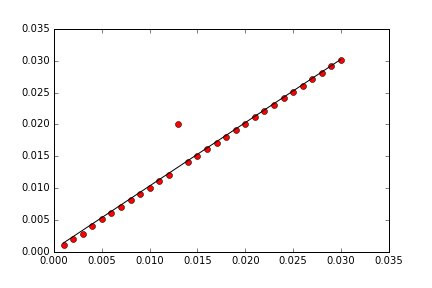

Reproduce this figure in Python.
# -*- coding: utf-8 -*-
"""
Created on Thu Jul 27 17:03:16 2017

@author: yuwei
"""

import numpy as np
import matplotlib.pyplot as plt
import pandas as pd
import copy
    
def loadData(fileName):
    "获取数据文件"
    data = pd.read_csv(fileName)
    #由于计算线性回归函数其中有k和b，其中b导致必须在x后加一列1
    dataX_mat = np.mat(data.loc[:,['x','1']])
    #y就是最后一列y
    dataY_mat = data.y
    return dataX_mat,dataY_mat
    
def trans(data):
    "求矩阵转置的函数，传入数据格式为列表"
    #构造长度为多少列的空矩阵（当前的列就是转置矩阵的行）
    mat = [[] for i in data[0]]
    #外层循环为data所有的行
    for i in data:
        #内存循环为data一行的长度
        for j in range(len(i)):
            #根据下标获取转置后位置，即坐标交换
            mat[j].append(i[j])
    return mat

def rowOperation(data):
    "初等行变换"
    length = len(data)
    #首先添加对应的0矩阵
    for i in range(len(data[0])):
        for j in range(len(data)):
            data[j].extend([0])
    #对角线转化为1，构造单位矩阵
    for i in range(len(data)):
        data[i][i+len(data)] = 1
    '''构建上三角'''
    q1 = 0 #记录列
    q2 = 0 #记录行
    while q1<length:
        a = data[q1][q1]
        #化对角线的值为1
        for i in range(len(data[0])):
            data[q1][i] = float(data[q1][i])/float(a)
        q2 = q1 + 1
        #对当前列，对角线下方的值计算为0
        while q2<length:
            b = data[q2][q1]
            for i in range(2*length):
                data[q2][i] = -data[q1][i]*b + data[q2][i]
            q2 += 1
        q1 += 1
    '''化上三角为E矩阵'''
    q1 = length - 1 #记录行
    q2 = length - 1 #记录列
    while q1>0:
        q2 = q1 - 1
        while q2>-1:
            #对当前列，对角线上方的值计算为0
            b = data[q2][q1]
            #print(b)
            for i in range(2*length):
                data[q2][i] = -data[q1][i]*b + data[q2][i]
            q2 -= 1
        q1 -= 1
    return data
    
def GetI(data):
    "计算矩阵的逆"
    data = rowOperation(data)
    length = len(data)
    #截取矩阵右边行变换结果：矩阵的逆
    data_I = []
    for i in range(length):
        data_I.append(data[i][length:])  
    #设置矩阵的逆中的精度跟调用库函数矩阵的逆的精度一致
    for i in range(len(data_I)):
        for j in range(len(data_I)):
            data_I[i][j] = float(("%.8f" % data_I[i][j]))
    return data_I

    
def inverseOrnot(data):
    "判断矩阵是否可逆，看是不是满秩，等价于行列式的值不为0"
    data = rowOperation(data)
    length = len(data)
    #截取矩阵左边行变换结果：单位矩阵
    data_E = []
    for i in range(length):
        data_E.append(data[i][0:length])
    for i in range(length):
        for j in range(length):
            if data_E == 0:
                return False
    return True
    
def GetanalyticSolutions(x,y):
    "计算解析解"
    '''
    公式：w*(解析解) = (X的转置[带一列1]乘以 X)求逆矩阵 乘以 X的转置[带一列1] 乘以 y
    '''
    dataX_mat = np.mat(x)
    #存储X矩阵的转置乘以X矩阵
    dataX_mat_2 = [] 
    '''调用转置函数，先存储为一行n列的list形式'''
    a = [[]]
    a[0] = list(y)
    #对yMat求转置，即y值应该是一列值
    dataY_mat = trans(a) 
    '''调用转置函数，先转化为array格式'''
    #对xMat求转置，目的是为了求xMat矩阵相乘
    dataX_mat_T = trans(np.array(x))
    #计算x矩阵的逆
    dataX_mat2 = dataX_mat_T*dataX_mat
    '''调用矩阵求逆的函数，需要先把矩阵转为list'''
    #整体的矩阵转为array后才能转为list
    dataX_mat2 = list(np.array(dataX_mat2))
    #分量也需要转为list
    dataX_mat2[0] = list(dataX_mat2[0])
    dataX_mat2[1] = list(dataX_mat2[1])
    dataX_mat_2 = copy.deepcopy(dataX_mat2)
    #判断是否可逆
    if inverseOrnot(dataX_mat2) == False:
        print('该矩阵不是满秩矩阵，不可逆!')
        return
    w = GetI(dataX_mat_2) * (np.mat(dataX_mat_T)*dataY_mat)
    #返回解析解
    return w

def drawImage(x,y,w):
    dataX_mat = np.mat(x)
    #计算预测的y值
    dataY_mat_new = dataX_mat*w
    #绘制画布
    fig = plt.figure()
    #在一行一列的画布里，在一个位置绘制图形
    fig.add_subplot(111)
    #调用trans()函数转置y
    a = [[]]
    a[0] = list(y)
    #对dataY_mat求转置，即y值应该是一列值
    dataY_mat = trans(a)
    "绘制真实值 -> 绘制预测的线性回归直线 -> 保存图片到当前目录下"
    #绘制真实的点，红色的小圆
    plt.plot(dataX_mat[:,0],np.mat(dataY_mat)[:,0],'ro')
    #绘制拟合出的直线，即y值为预测值，黑色的直线来绘制
    plt.plot(dataX_mat[:,0],dataY_mat_new,'k')
    #保存绘制的图到当前目录
    plt.savefig('regression.png')
    #打印出拟合出的直线
    print('拟合出的直线为：'+'y='+str(float(w[0]))+'x+'+str(float(w[1])))
    print('\n')
    print('绘制散点图和拟合直线如下：')
    plt.show()
    
if __name__ == '__main__':
#    #矩阵的转置的测试
#    data1 = [[2,1],
#            [3,4],
#            [5,6]]
#    data2 = [[2,1,3,4],
#            [3,4,2,3],
#            [2,4,5,1],
#            [2,5,6,2]]
#    print('3x2矩阵求转置测试:')
#    print(np.mat(data1));print('\n')
#    print('转置后:')
#    print(np.mat(data1).T)
#    print(np.mat(trans(data1)))
#    print('\n')
#    print('四阶方阵求转置测试:')
#    print(np.mat(data2));print('\n')
#    print('转置后:')
#    print(np.mat(data2).T)
#    print(np.mat(trans(data2)))
#
#    #矩阵的逆的测试
#    data1 = [[2,1],
#            [3,4]]
#    data2 = [[2,1,3,4],
#            [3,4,2,3],
#            [2,4,5,1],
#            [2,5,6,2]]
#    data3 = [[2,1,3,4,5,3],
#            [3,4,2,3,2,4],
#            [2,4,5,2,3,1],
#            [6,5,6,2,2,7],
#            [2,3,1,2,3,1],
#            [5,5,7,4,2,2]]
#    print('二阶矩阵求逆测试:')
#    print(np.mat(data1).I)
#    print(np.mat(GetI(data1)))
#    print('四阶矩阵求逆测试：')
#    print(np.mat(data2).I)
#    print(np.mat(GetI(data2)))
#    print('六阶矩阵求逆测试：')
#    print(np.mat(data3).I)
#    print(np.mat(GetI(data3)))
    
    x,y = loadData('regression.csv')
    w = GetanalyticSolutions(x,y)
    num = input('输入需要预测的x值:')
    #计算预测值
    Y = float(num)*float(w[0])+float(w[1])
    print('线性回归预测值为:'+str(Y))
    print('\n')
    drawImage(x,y,w)
      